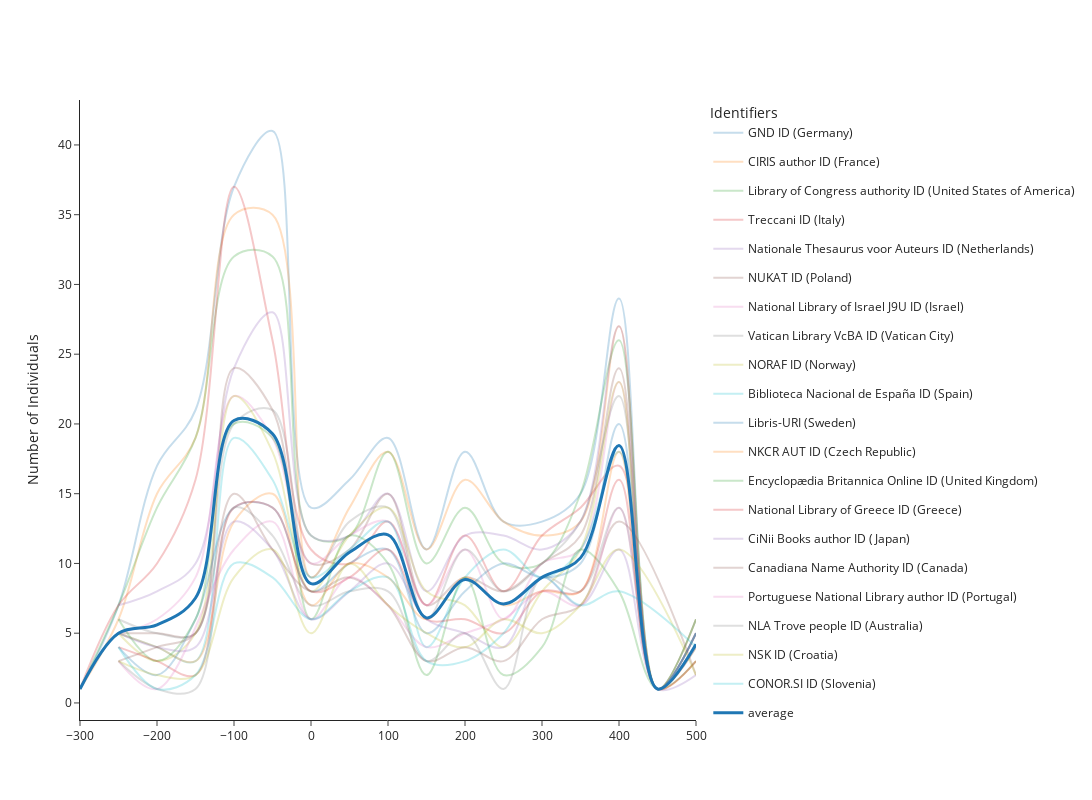

Write notebook code for a chart like this one.
### Code cell
def make_figure(df_graph_bis, region_name, min_decade = 1200, max_decade = 1800, top_identifiers = 5, one_id_country = False):
    
    
    df_fig = df_graph_bis[df_graph_bis['region_name']==region_name]
    df_fig = df_fig[df_fig['decade']<=max_decade]
    df_fig = df_fig[df_fig['decade']>=min_decade]
    
    if one_id_country:
        
        df_fig = df_fig[df_fig['country_name']!='']
        one_id_country = df_fig.groupby(['country_name', 'identifier_name'])['score'].sum().reset_index()
        one_id_country = one_id_country.sort_values(['country_name', 'score'], ascending=(False, False))
        one_id_country = one_id_country.groupby('country_name').head(1)
        one_id_country = list(one_id_country['identifier_name'])
        df_fig = df_fig[df_fig['identifier_name'].isin(one_id_country)]
        
    top_ids = df_fig.groupby(['identifier_name'])['score'].sum().reset_index().sort_values('score', ascending=False)

    #top_ids = top_ids[top_ids['identifier_name']!='all_identifiers']
    top_ids = list(top_ids['identifier_name'][:top_identifiers])
    df_fig = df_fig[df_fig['identifier_name'].isin(top_ids)]
    df_fig_mean = df_fig.groupby(['decade'])['score'].mean().reset_index()
    df_fig_mean['identifier_name'] = 'average'

    #df_fig = pd.concat([df_fig, df_fig_mean])

    fig = px.line(df_fig, x = 'decade', y = 'score', color = 'identifier_name',
                  width = 1200, 
                  height = 600, 
                  title = region_name, 
                  template = 'simple_white',
                  category_orders={'identifier_name': top_ids}, line_shape='spline')


    #fig.update_layout(legend=dict(title=dict(text='Top 5 Immaterial Production')))
    fig.update_traces(opacity=0.25)

    fig2 = px.line(df_fig_mean, x = 'decade', y = 'score',color = 'identifier_name',
              width = 1200, 
              height = 600, 
              title = region_name, 
              template = 'simple_white', line_shape='spline')

    fig2.update_traces(line=dict(width=3))
    fig3 = go.Figure(data=fig.data + fig2.data)
    fig3.update_layout(xaxis_title='', yaxis_title='Number of Individuals',  
                       template = 'simple_white',  
                       width = 1300, 
                       height = 800,
                      title = '')

# Update the layout with the category order


    #ig3.for_each_trace(lambda t: t.update(name=legend_order.index(t.name)))
    fig3.update_layout(legend=dict(title=dict(text='Identifiers')))
    #fig3.update_layout(category_orders={'Identifiers': top_ids})
    fig3.update_layout(xaxis=dict(dtick=100))

    return fig3, df_fig



df_fig_fifty = df_fig.copy()
df_fig_fifty['decade'] = df_fig_fifty['decade'].apply(lambda x : round(x/50)*50)
df_fig_fifty['decade'] = df_fig_fifty['decade'].apply(lambda x : round(x/50)*50)
df_fig_fifty = df_fig_fifty.groupby(['identifier_name', 'country_name', 'region_name', 'decade'])['score'].sum().reset_index()

region_name = 'Italy'

fig_italy, df_fig_italy = make_figure(df_fig_fifty, 
                   region_name = region_name, 
                   min_decade = -300, 
                   max_decade = 500, 
                   top_identifiers = 20,
                  one_id_country = True)

fig_italy.show()
fig_italy.write_image(f"figures/italy_identifiers.png", scale=7)

### Figure 1 — Plotly figure (JSON) as saved in the notebook; plotly's stock layout.template omitted (floating-point values rounded to 4 significant figures)
{"data": [{"hovertemplate": "identifier_name=GND ID (Germany)<br>decade=%{x}<br>score=%{y}<extra></extra>", "legendgroup": "GND ID (Germany)", "line": {"color": "#1F77B4", "dash": "solid", "shape": "spline"}, "marker": {"symbol": "circle"}, "mode": "lines", "name": "GND ID (Germany)", "opacity": 0.25, "orientation": "v", "showlegend": true, "type": "scatter", "x": [-300, -250, -200, -150, -100, -50, 0, 50, 100, 150, 200, 250, 300, 350, 400, 450, 500], "xaxis": "x", "y": [1, 7, 17, 21, 37, 41, 14, 16, 19, 11, 18, 13, 13, 15, 29, 1, 6], "yaxis": "y"}, {"hovertemplate": "identifier_name=CIRIS author ID (France)<br>decade=%{x}<br>score=%{y}<extra></extra>", "legendgroup": "CIRIS author ID (France)", "line": {"color": "#FF7F0E", "dash": "solid", "shape": "spline"}, "marker": {"symbol": "circle"}, "mode": "lines", "name": "CIRIS author ID (France)", "opacity": 0.25, "orientation": "v", "showlegend": true, "type": "scatter", "x": [-300, -250, -200, -150, -100, -50, 0, 50, 100, 150, 200, 250, 300, 350, 400, 450, 500], "xaxis": "x", "y": [1, 6, 15, 19, 35, 35, 9, 14, 18, 11, 16, 13, 12, 13, 27, 1, 6], "yaxis": "y"}, {"hovertemplate": "identifier_name=Library of Congress authority ID (United States of America)<br>decade=%{x}<br>score=%{y}<extra></extra>", "legendgroup": "Library of Congress authority ID (United States of America)", "line": {"color": "#2CA02C", "dash": "solid", "shape": "spline"}, "marker": {"symbol": "circle"}, "mode": "lines", "name": "Library of Congress authority ID (United States of America)", "opacity": 0.25, "orientation": "v", "showlegend": true, "type": "scatter", "x": [-300, -250, -200, -150, -100, -50, 0, 50, 100, 150, 200, 250, 300, 350, 400, 450, 500], "xaxis": "x", "y": [1, 7, 14, 19, 32, 32, 12, 12, 18, 10, 14, 10, 10, 15, 26, 1, 6], "yaxis": "y"}, {"hovertemplate": "identifier_name=Treccani ID (Italy)<br>decade=%{x}<br>score=%{y}<extra></extra>", "legendgroup": "Treccani ID (Italy)", "line": {"color": "#D62728", "dash": "solid", "shape": "spline"}, "marker": {"symbol": "circle"}, "mode": "lines", "name": "Treccani ID (Italy)", "opacity": 0.25, "orientation": "v", "showlegend": true, "type": "scatter", "x": [-300, -250, -200, -150, -100, -50, 0, 50, 100, 150, 200, 250, 300, 350, 400, 450, 500], "xaxis": "x", "y": [1, 7, 10, 16, 37, 26, 11, 10, 13, 7, 12, 8, 12, 14, 17, 1, 5], "yaxis": "y"}, {"hovertemplate": "identifier_name=Nationale Thesaurus voor Auteurs ID (Netherlands)<br>decade=%{x}<br>score=%{y}<extra></extra>", "legendgroup": "Nationale Thesaurus voor Auteurs ID (Netherlands)", "line": {"color": "#9467BD", "dash": "solid", "shape": "spline"}, "marker": {"symbol": "circle"}, "mode": "lines", "name": "Nationale Thesaurus voor Auteurs ID (Netherlands)", "opacity": 0.25, "orientation": "v", "showlegend": true, "type": "scatter", "x": [-250, -200, -150, -100, -50, 0, 50, 100, 150, 200, 250, 300, 350, 400, 450, 500], "xaxis": "x", "y": [7, 8, 10, 24, 28, 12, 12, 15, 8, 12, 12, 11, 13, 27, 1, 5], "yaxis": "y"}, {"hovertemplate": "identifier_name=NUKAT ID (Poland)<br>decade=%{x}<br>score=%{y}<extra></extra>", "legendgroup": "NUKAT ID (Poland)", "line": {"color": "#8C564B", "dash": "solid", "shape": "spline"}, "marker": {"symbol": "circle"}, "mode": "lines", "name": "NUKAT ID (Poland)", "opacity": 0.25, "orientation": "v", "showlegend": true, "type": "scatter", "x": [-250, -200, -150, -100, -50, 0, 50, 100, 150, 200, 250, 300, 350, 400, 450, 500], "xaxis": "x", "y": [5, 5, 5, 24, 21, 10, 11, 15, 7, 9, 8, 10, 12, 24, 1, 5], "yaxis": "y"}, {"hovertemplate": "identifier_name=National Library of Israel J9U ID (Israel)<br>decade=%{x}<br>score=%{y}<extra></extra>", "legendgroup": "National Library of Israel J9U ID (Israel)", "line": {"color": "#E377C2", "dash": "solid", "shape": "spline"}, "marker": {"symbol": "circle"}, "mode": "lines", "name": "National Library of Israel J9U ID (Israel)", "opacity": 0.25, "orientation": "v", "showlegend": true, "type": "scatter", "x": [-250, -200, -150, -100, -50, 0, 50, 100, 150, 200, 250, 300, 350, 400, 450, 500], "xaxis": "x", "y": [5, 6, 9, 22, 19, 10, 12, 13, 7, 11, 6, 10, 11, 23, 1, 5], "yaxis": "y"}, {"hovertemplate": "identifier_name=Vatican Library VcBA ID (Vatican City)<br>decade=%{x}<br>score=%{y}<extra></extra>", "legendgroup": "Vatican Library VcBA ID (Vatican City)", "line": {"color": "#7F7F7F", "dash": "solid", "shape": "spline"}, "marker": {"symbol": "circle"}, "mode": "lines", "name": "Vatican Library VcBA ID (Vatican City)", "opacity": 0.25, "orientation": "v", "showlegend": true, "type": "scatter", "x": [-250, -200, -150, -100, -50, 0, 50, 100, 150, 200, 250, 300, 350, 400, 450, 500], "xaxis": "x", "y": [6, 5, 5, 20, 21, 9, 13, 14, 6, 11, 8, 10, 13, 22, 1, 5], "yaxis": "y"}, {"hovertemplate": "identifier_name=NORAF ID (Norway)<br>decade=%{x}<br>score=%{y}<extra></extra>", "legendgroup": "NORAF ID (Norway)", "line": {"color": "#BCBD22", "dash": "solid", "shape": "spline"}, "marker": {"symbol": "circle"}, "mode": "lines", "name": "NORAF ID (Norway)", "opacity": 0.25, "orientation": "v", "showlegend": true, "type": "scatter", "x": [-250, -200, -150, -100, -50, 0, 50, 100, 150, 200, 250, 300, 350, 400, 450, 500], "xaxis": "x", "y": [5, 3, 5, 22, 18, 8, 12, 14, 8, 7, 4, 8, 11, 23, 1, 4], "yaxis": "y"}, {"hovertemplate": "identifier_name=Biblioteca Nacional de España ID (Spain)<br>decade=%{x}<br>score=%{y}<extra></extra>", "legendgroup": "Biblioteca Nacional de España ID (Spain)", "line": {"color": "#17BECF", "dash": "solid", "shape": "spline"}, "marker": {"symbol": "circle"}, "mode": "lines", "name": "Biblioteca Nacional de España ID (Spain)", "opacity": 0.25, "orientation": "v", "showlegend": true, "type": "scatter", "x": [-250, -200, -150, -100, -50, 0, 50, 100, 150, 200, 250, 300, 350, 400, 450, 500], "xaxis": "x", "y": [5, 4, 3, 19, 16, 9, 11, 13, 4, 9, 11, 9, 11, 18, 1, 5], "yaxis": "y"}, {"hovertemplate": "identifier_name=Libris-URI (Sweden)<br>decade=%{x}<br>score=%{y}<extra></extra>", "legendgroup": "Libris-URI (Sweden)", "line": {"color": "#1F77B4", "dash": "solid", "shape": "spline"}, "marker": {"symbol": "circle"}, "mode": "lines", "name": "Libris-URI (Sweden)", "opacity": 0.25, "orientation": "v", "showlegend": true, "type": "scatter", "x": [-250, -200, -150, -100, -50, 0, 50, 100, 150, 200, 250, 300, 350, 400, 450, 500], "xaxis": "x", "y": [4, 2, 6, 14, 14, 8, 10, 11, 5, 8, 10, 9, 10, 20, 1, 5], "yaxis": "y"}, {"hovertemplate": "identifier_name=NKCR AUT ID (Czech Republic)<br>decade=%{x}<br>score=%{y}<extra></extra>", "legendgroup": "NKCR AUT ID (Czech Republic)", "line": {"color": "#FF7F0E", "dash": "solid", "shape": "spline"}, "marker": {"symbol": "circle"}, "mode": "lines", "name": "NKCR AUT ID (Czech Republic)", "opacity": 0.25, "orientation": "v", "showlegend": true, "type": "scatter", "x": [-250, -200, -150, -100, -50, 0, 50, 100, 150, 200, 250, 300, 350, 400, 450, 500], "xaxis": "x", "y": [5, 4, 3, 13, 15, 7, 10, 9, 6, 9, 7, 8, 8, 18, 1, 3], "yaxis": "y"}, {"hovertemplate": "identifier_name=Encyclopædia Britannica Online ID (United Kingdom)<br>decade=%{x}<br>score=%{y}<extra></extra>", "legendgroup": "Encyclopædia Britannica Online ID (United Kingdom)", "line": {"color": "#2CA02C", "dash": "solid", "shape": "spline"}, "marker": {"symbol": "circle"}, "mode": "lines", "name": "Encyclopædia Britannica Online ID (United Kingdom)", "opacity": 0.25, "orientation": "v", "showlegend": true, "type": "scatter", "x": [-250, -200, -150, -100, -50, 0, 50, 100, 150, 200, 250, 300, 350, 400, 450, 500], "xaxis": "x", "y": [6, 3, 6, 20, 19, 6, 12, 10, 2, 9, 2, 4, 11, 8, 1, 3], "yaxis": "y"}, {"hovertemplate": "identifier_name=National Library of Greece ID (Greece)<br>decade=%{x}<br>score=%{y}<extra></extra>", "legendgroup": "National Library of Greece ID (Greece)", "line": {"color": "#D62728", "dash": "solid", "shape": "spline"}, "marker": {"symbol": "circle"}, "mode": "lines", "name": "National Library of Greece ID (Greece)", "opacity": 0.25, "orientation": "v", "showlegend": true, "type": "scatter", "x": [-250, -200, -150, -100, -50, 0, 50, 100, 150, 200, 250, 300, 350, 400, 450, 500], "xaxis": "x", "y": [4, 3, 2, 14, 14, 8, 9, 11, 6, 6, 5, 8, 8, 16, 1, 3], "yaxis": "y"}, {"hovertemplate": "identifier_name=CiNii Books author ID (Japan)<br>decade=%{x}<br>score=%{y}<extra></extra>", "legendgroup": "CiNii Books author ID (Japan)", "line": {"color": "#9467BD", "dash": "solid", "shape": "spline"}, "marker": {"symbol": "circle"}, "mode": "lines", "name": "CiNii Books author ID (Japan)", "opacity": 0.25, "orientation": "v", "showlegend": true, "type": "scatter", "x": [-250, -200, -150, -100, -50, 0, 50, 100, 150, 200, 250, 300, 350, 400, 450, 500], "xaxis": "x", "y": [5, 4, 4, 13, 11, 6, 8, 10, 6, 5, 4, 9, 7, 11, 1, 2], "yaxis": "y"}, {"hovertemplate": "identifier_name=Canadiana Name Authority ID (Canada)<br>decade=%{x}<br>score=%{y}<extra></extra>", "legendgroup": "Canadiana Name Authority ID (Canada)", "line": {"color": "#8C564B", "dash": "solid", "shape": "spline"}, "marker": {"symbol": "circle"}, "mode": "lines", "name": "Canadiana Name Authority ID (Canada)", "opacity": 0.25, "orientation": "v", "showlegend": true, "type": "scatter", "x": [-250, -200, -150, -100, -50, 0, 50, 100, 150, 200, 250, 300, 350, 400, 500], "xaxis": "x", "y": [3, 4, 5, 15, 11, 8, 9, 7, 3, 4, 3, 6, 7, 13, 2], "yaxis": "y"}, {"hovertemplate": "identifier_name=Portuguese National Library author ID (Portugal)<br>decade=%{x}<br>score=%{y}<extra></extra>", "legendgroup": "Portuguese National Library author ID (Portugal)", "line": {"color": "#E377C2", "dash": "solid", "shape": "spline"}, "marker": {"symbol": "circle"}, "mode": "lines", "name": "Portuguese National Library author ID (Portugal)", "opacity": 0.25, "orientation": "v", "showlegend": true, "type": "scatter", "x": [-250, -200, -100, -50, 0, 50, 100, 150, 200, 250, 300, 350, 400, 450, 500], "xaxis": "x", "y": [3, 1, 11, 13, 6, 9, 7, 4, 5, 6, 8, 7, 14, 1, 4], "yaxis": "y"}, {"hovertemplate": "identifier_name=NLA Trove people ID (Australia)<br>decade=%{x}<br>score=%{y}<extra></extra>", "legendgroup": "NLA Trove people ID (Australia)", "line": {"color": "#7F7F7F", "dash": "solid", "shape": "spline"}, "marker": {"symbol": "circle"}, "mode": "lines", "name": "NLA Trove people ID (Australia)", "opacity": 0.25, "orientation": "v", "showlegend": true, "type": "scatter", "x": [-250, -200, -150, -100, -50, 0, 50, 100, 150, 200, 250, 300, 350, 400, 450, 500], "xaxis": "x", "y": [3, 1, 1, 14, 12, 7, 8, 8, 3, 5, 1, 9, 8, 14, 1, 4], "yaxis": "y"}, {"hovertemplate": "identifier_name=NSK ID (Croatia)<br>decade=%{x}<br>score=%{y}<extra></extra>", "legendgroup": "NSK ID (Croatia)", "line": {"color": "#BCBD22", "dash": "solid", "shape": "spline"}, "marker": {"symbol": "circle"}, "mode": "lines", "name": "NSK ID (Croatia)", "opacity": 0.25, "orientation": "v", "showlegend": true, "type": "scatter", "x": [-250, -200, -150, -100, -50, 0, 50, 100, 150, 200, 250, 300, 350, 400, 500], "xaxis": "x", "y": [3, 2, 2, 9, 11, 5, 10, 7, 5, 4, 6, 5, 7, 11, 2], "yaxis": "y"}, {"hovertemplate": "identifier_name=CONOR.SI ID (Slovenia)<br>decade=%{x}<br>score=%{y}<extra></extra>", "legendgroup": "CONOR.SI ID (Slovenia)", "line": {"color": "#17BECF", "dash": "solid", "shape": "spline"}, "marker": {"symbol": "circle"}, "mode": "lines", "name": "CONOR.SI ID (Slovenia)", "opacity": 0.25, "orientation": "v", "showlegend": true, "type": "scatter", "x": [-250, -200, -150, -100, -50, 0, 50, 100, 150, 200, 250, 300, 350, 400, 500], "xaxis": "x", "y": [4, 1, 2, 10, 9, 6, 8, 9, 3, 3, 5, 9, 7, 8, 4], "yaxis": "y"}, {"hovertemplate": "identifier_name=average<br>decade=%{x}<br>score=%{y}<extra></extra>", "legendgroup": "average", "line": {"color": "#1F77B4", "dash": "solid", "shape": "spline", "width": 3}, "marker": {"symbol": "circle"}, "mode": "lines", "name": "average", "orientation": "v", "showlegend": true, "type": "scatter", "x": [-300, -250, -200, -150, -100, -50, 0, 50, 100, 150, 200, 250, 300, 350, 400, 450, 500], "xaxis": "x", "y": [1, 5, 5.6, 7.526, 20.25, 19.3, 8.55, 10.8, 12.05, 6.1, 8.85, 7.1, 9, 10.4, 18.45, 1, 4.2], "yaxis": "y"}], "layout": {"height": 800, "legend": {"title": {"text": "Identifiers"}}, "title": {"text": ""}, "width": 1300, "xaxis": {"autorange": true, "dtick": 100, "range": [-300, 500], "title": {"text": ""}, "type": "linear"}, "yaxis": {"autorange": true, "range": [-1.222, 43.22], "title": {"text": "Number of Individuals"}, "type": "linear"}}}
